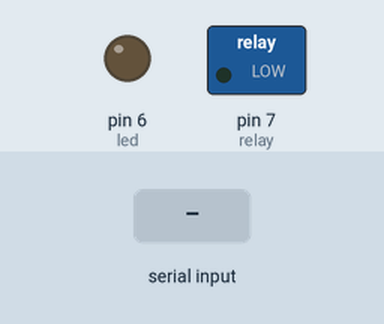
The sketch below on a simulated Arduino Uno, built for the host (arithmetic inside an expression is 32-bit, double 64-bit). On the bench: switched loads named in the sketch (green lamp = pin HIGH), output pins drawn as LEDs (lit = HIGH). The inputs (shaded band) are chosen by the test bench.

Above: at 1.2 s.
1.3 s: "O" received over the second serial link
At 1.6 s:
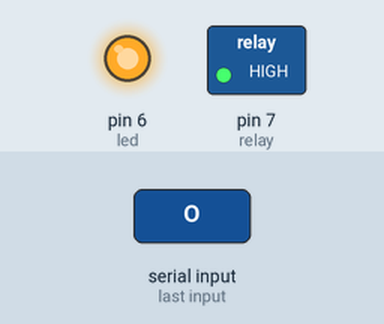
2.8 s: "I" received over the second serial link
At 3.9 s:
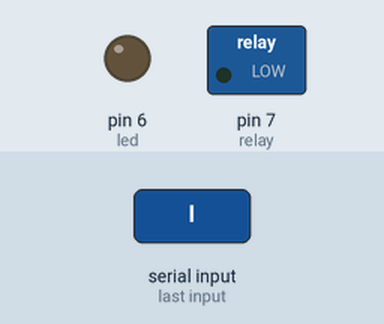
Timing chart, 0 to 5.8 s (numbered marks = the images above; inputs shaded):
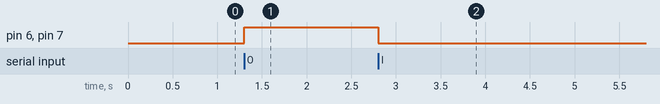

Measured:
- after the input at 1.3 s, pin 6 (led), pin 7 (relay): LOW → HIGH at once
- after the input at 2.8 s, pin 6 (led), pin 7 (relay): HIGH → LOW at once

The sketch:

arduino___ti.ino
```cpp
#include <SoftwareSerial.h>
#include "DHT.h"

SoftwareSerial mySerial (3, 4); //rx/tx
DHT dht(2, DHT11);
int h;

float hum,temp,hum1,temp1;
int relay = 7,led = 6;
int i = 0;
char k,d1[2] = {},point;


void setup() {
  Serial.begin(9600);
  mySerial.begin(9600);
  dht.begin();
  pinMode(relay, OUTPUT);
  pinMode(led,OUTPUT);
}

void loop() {
        while(mySerial.available()){                // Leer datos del serial
       d1[k]=mySerial.read();
          switch(d1[k]){                                //Orden para tomar el dato de humedad
            case 'A':
             {
                Serial.print("Humidity Value:");
                h = dht.readHumidity();
                //leerHumedad();                  //Función que promedia la lectura
                 Serial.print(h,DEC);
                 Serial.println("%");
                 mySerial.write(h);
                 break;
             }

           case 'B':
            {
                Serial.print("Temperature Value:");
                 leerTemperatura();
                 Serial.println(temp1);
                 mySerial.write(temp1);
                 break;
            }
            case 'O':
            {
             digitalWrite(relay,HIGH);
             digitalWrite(led,HIGH);
             break;
            }
            case 'I':
            {
              digitalWrite(relay,LOW);
              digitalWrite(led,LOW);
              break;
            }
           }//switch
         }//while
  }//loop

 void leerTemperatura(void)
   {
    for(i=0;i<50;i++)
    {
        temp = analogRead(A0);
        temp = (temp * 5 * 100)/1024;
        temp1 = temp + temp1;
    }//for
    temp1 = (temp1/50);
   }//funtion
```
